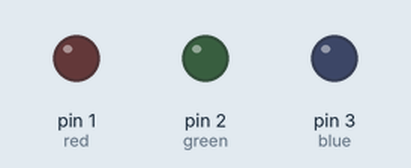
Recording of a sketch running on a simulated Arduino Uno, built with avr-gcc and run on an emulated ATmega328P. On the bench: output pins drawn as LEDs (lit = HIGH). Pins used as bus, display or sensor lines are not drawn.

Above: at 0.5 s.
At 1.5 s:
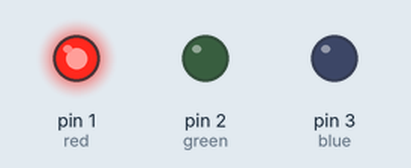
At 2.5 s:
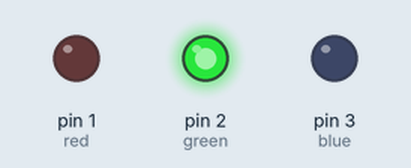
At 3.5 s:
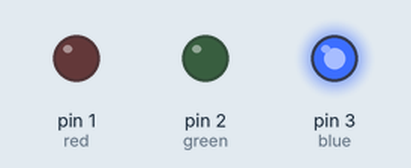
Timing chart, 0 to 5.2 s (numbered marks = the images above):
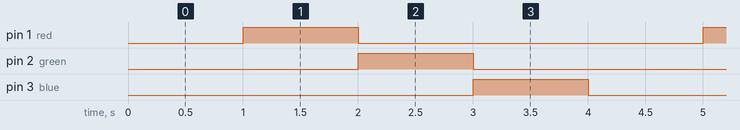

The sketch:

light_indicator.ino
```cpp
#define red 1
#define green 2
#define blue 3
#define power 4

void setup() {
  pinMode(red,OUTPUT);
  pinMode(green,OUTPUT);
  pinMode(blue,OUTPUT);
  pinMode(power,OUTPUT);
}

void loop() {
  digitalWrite(power,HIGH);
  delay(1000);
  digitalWrite(power,LOW);
  digitalWrite(red,HIGH);
  delay(1000);
  digitalWrite(red,LOW);
  digitalWrite(green,HIGH);
  delay(1000);
  digitalWrite(green,LOW);
  digitalWrite(blue,HIGH);
  delay(1000);
  digitalWrite(blue,LOW);

}
```

Measured:
- by itself, pin 1 (red), pin 2 (green), pin 3 (blue): alternates HIGH for 1.0 s and LOW for 3.0 s
- by itself, everything shown: repeats every 4.0 s, in 4 steps
